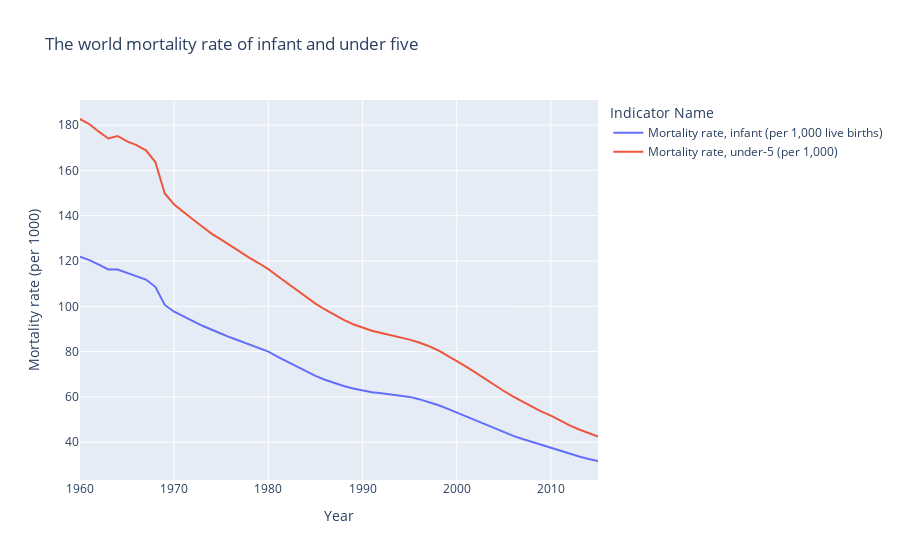

Source (notebook cell):
### Code cell
fig = px.line(mortal_rate1, x="Year", y="Mortality rate (per 1000)", color='Indicator Name',
              title = 'The world mortality rate of infant and under five' )
fig.show()

### Figure 1 — Plotly figure (JSON) as saved in the notebook; plotly's stock layout.template omitted (floating-point values rounded to 4 significant figures)
{"data": [{"hovertemplate": "Indicator Name=Mortality rate, infant (per 1,000 live births)<br>Year=%{x}<br>Mortality rate (per 1000)=%{y}<extra></extra>", "legendgroup": "Mortality rate, infant (per 1,000 live births)", "line": {"color": "#636efa", "dash": "solid"}, "mode": "lines", "name": "Mortality rate, infant (per 1,000 live births)", "orientation": "v", "showlegend": true, "type": "scatter", "x": ["1960", "1961", "1962", "1963", "1964", "1965", "1966", "1967", "1968", "1969", "1970", "1971", "1972", "1973", "1974", "1975", "1976", "1977", "1978", "1979", "1980", "1981", "1982", "1983", "1984", "1985", "1986", "1987", "1988", "1989", "1990", "1991", "1992", "1993", "1994", "1995", "1996", "1997", "1998", "1999", "2000", "2001", "2002", "2003", "2004", "2005", "2006", "2007", "2008", "2009", "2010", "2011", "2012", "2013", "2014", "2015"], "xaxis": "x", "y": [121.9, 120.4, 118.4, 116.3, 116.2, 114.8, 113.4, 111.8, 108.6, 100.6, 97.6, 95.4, 93.5, 91.4, 89.5, 87.9, 86.2, 84.6, 83.1, 81.7, 80, 77.7, 75.6, 73.5, 71.3, 69.3, 67.6, 66.1, 64.8, 63.7, 62.8, 62.1, 61.6, 61.1, 60.6, 60, 59, 57.8, 56.4, 54.8, 53.1, 51.4, 49.5, 47.7, 46, 44.3, 42.8, 41.4, 40.1, 38.7, 37.5, 36.2, 34.9, 33.7, 32.6, 31.7], "yaxis": "y"}, {"hovertemplate": "Indicator Name=Mortality rate, under-5 (per 1,000)<br>Year=%{x}<br>Mortality rate (per 1000)=%{y}<extra></extra>", "legendgroup": "Mortality rate, under-5 (per 1,000)", "line": {"color": "#EF553B", "dash": "solid"}, "mode": "lines", "name": "Mortality rate, under-5 (per 1,000)", "orientation": "v", "showlegend": true, "type": "scatter", "x": ["1960", "1961", "1962", "1963", "1964", "1965", "1966", "1967", "1968", "1969", "1970", "1971", "1972", "1973", "1974", "1975", "1976", "1977", "1978", "1979", "1980", "1981", "1982", "1983", "1984", "1985", "1986", "1987", "1988", "1989", "1990", "1991", "1992", "1993", "1994", "1995", "1996", "1997", "1998", "1999", "2000", "2001", "2002", "2003", "2004", "2005", "2006", "2007", "2008", "2009", "2010", "2011", "2012", "2013", "2014", "2015"], "xaxis": "x", "y": [182.7, 180.4, 177.1, 174.1, 175.2, 172.8, 171.2, 168.9, 163.7, 149.8, 144.9, 141.4, 138.3, 135.1, 132, 129.4, 126.6, 123.9, 121.4, 119, 116.4, 113.3, 110.3, 107.3, 104.1, 101.2, 98.6, 96.2, 94, 92.1, 90.6, 89.2, 88.2, 87.3, 86.5, 85.3, 84, 82.5, 80.6, 78.3, 75.9, 73.4, 70.7, 67.9, 65.5, 62.6, 60.1, 57.8, 55.8, 53.5, 51.7, 49.4, 47.4, 45.6, 43.9, 42.5], "yaxis": "y"}], "layout": {"legend": {"title": {"text": "Indicator Name"}, "tracegroupgap": 0}, "title": {"text": "The world mortality rate of infant and under five"}, "xaxis": {"anchor": "y", "domain": [0, 1], "title": {"text": "Year"}}, "yaxis": {"anchor": "x", "domain": [0, 1], "title": {"text": "Mortality rate (per 1000)"}}}}
